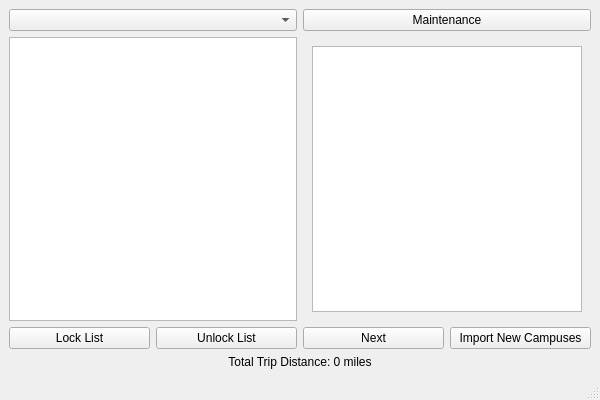
<?xml version="1.0" encoding="UTF-8"?>
<ui version="4.0">
 <class>MainWindow</class>
 <widget class="QMainWindow" name="MainWindow">
  <property name="geometry">
   <rect>
    <x>0</x>
    <y>0</y>
    <width>600</width>
    <height>400</height>
   </rect>
  </property>
  <property name="windowTitle">
   <string>College Manager</string>
  </property>
  <widget class="QWidget" name="centralwidget">
   <layout class="QVBoxLayout" name="verticalLayout">
    <!-- Horizontal Layout for Dropdown and Maintenance Button -->
    <item>
     <layout class="QHBoxLayout" name="topLayout">
      <item>
       <widget class="QComboBox" name="comboBoxColleges">
        <property name="toolTip">
         <string>Select a College</string>
        </property>
       </widget>
      </item>
      <item>
       <widget class="QPushButton" name="maintenanceButton">
        <property name="text">
         <string>Maintenance</string>
        </property>
        <property name="toolTip">
         <string>Access Maintenance Mode</string>
        </property>
       </widget>
      </item>
     </layout>
    </item>
    <!-- Horizontal Layout for listWidgetDistances and listWidgetSouvenirs -->
    <item>
     <layout class="QHBoxLayout" name="horizontalLayout">
      <!-- Original ListWidget (Distances) -->
      <item>
       <widget class="QListWidget" name="listWidgetDistances">
        <property name="toolTip">
         <string>Distance List</string>
        </property>
       </widget>
      </item>
      <!-- New ListWidget for displaying souvenirs -->
      <item>
       <widget class="QWidget" name="souvenirWidgetBox">
        <layout class="QVBoxLayout" name="souvenirWidgetLayout">
         <item>
          <widget class="QListWidget" name="listWidgetSouvenirs">
           <property name="toolTip">
            <string>Souvenirs List</string>
           </property>
          </widget>
         </item>
        </layout>
       </widget>
      </item>
     </layout>
    </item>
    <!-- Horizontal Layout for Lock/Unlock Buttons and Next/Import Buttons -->
    <item>
     <layout class="QHBoxLayout" name="buttonLayout">
      <!-- Lock and Unlock Buttons -->
      <item>
       <widget class="QPushButton" name="lockButton">
        <property name="text">
         <string>Lock List</string>
        </property>
       </widget>
      </item>
      <item>
       <widget class="QPushButton" name="unlockButton">
        <property name="text">
         <string>Unlock List</string>
        </property>
       </widget>
      </item>
      <!-- Next and Import Buttons -->
      <item>
       <widget class="QPushButton" name="nextButton">
        <property name="text">
         <string>Next</string>
        </property>
        <property name="toolTip">
         <string>Cycle through highlighted colleges</string>
        </property>
       </widget>
      </item>
      <item>
       <widget class="QPushButton" name="importButton">
        <property name="text">
         <string>Import New Campuses</string>
        </property>
        <property name="toolTip">
         <string>Import new campus distances from CSV</string>
        </property>
       </widget>
      </item>
     </layout>
    </item>
    <!-- Label for Total Distance -->
    <item>
     <widget class="QLabel" name="labelTotalDistance">
      <property name="text">
       <string>Total Trip Distance: 0 miles</string>
      </property>
      <property name="alignment">
       <set>Qt::AlignCenter</set>
      </property>
     </widget>
    </item>
   </layout>
  </widget>
  <widget class="QStatusBar" name="statusbar"/>
 </widget>
 <resources/>
 <connections/>
</ui>
